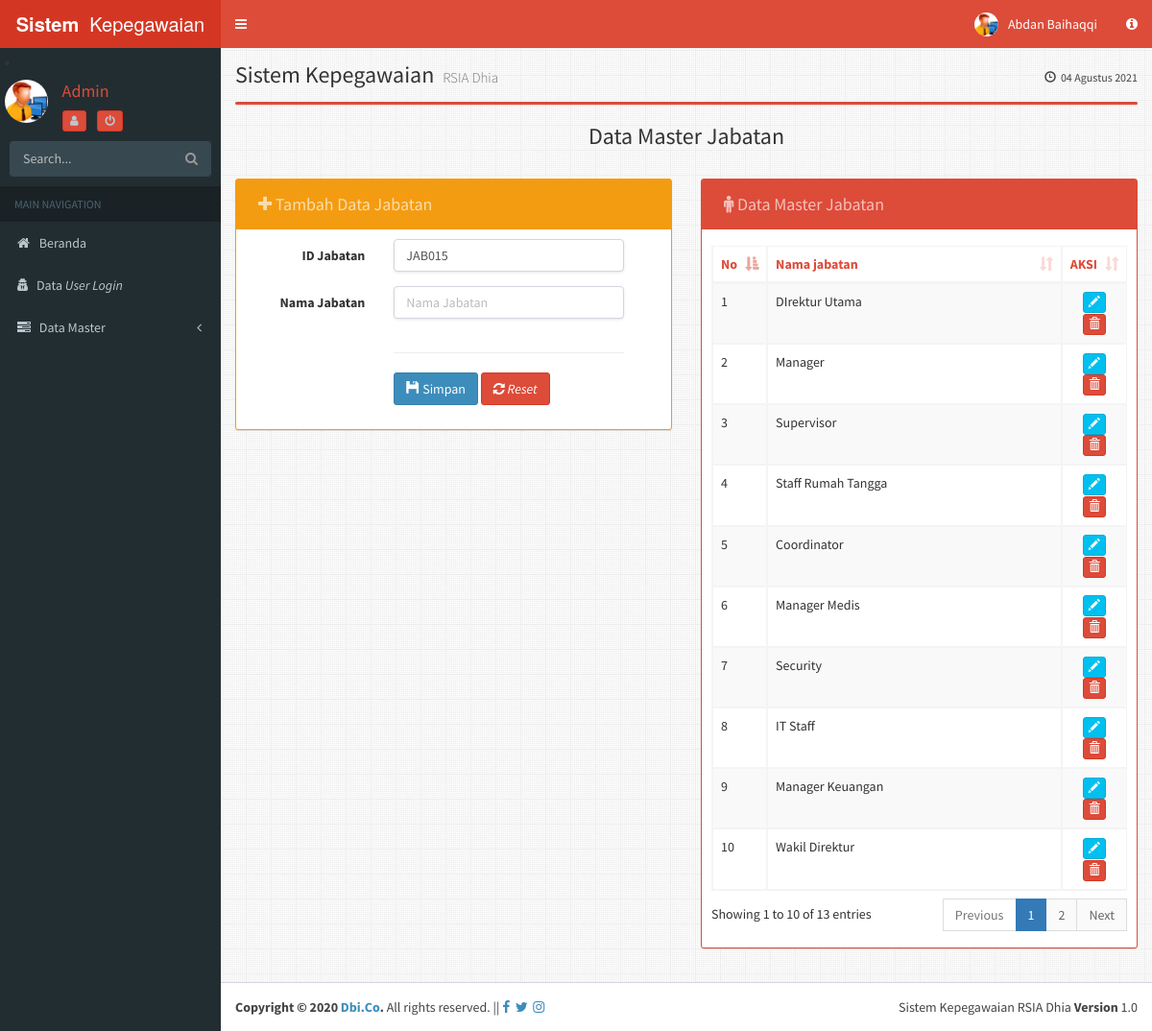
Screenshot of /admin/?module=jabatan (signed in) with the database file from the repository.
### tables this page shows
CREATE TABLE IF NOT EXISTS `jabatan` (
  `id_jabatan` varchar(20) NOT NULL,
  `nm_jabatan` varchar(32) NOT NULL
);

### admin/module/jabatan/jabatan.php (the view, shortened to what this page needs)
<?php
$aksi="module/jabatan/jabatan_aksi.php";
switch($_GET[aksi]){
default:
?>
<h3 class="box-title margin text-center">Data Master Jabatan</h3>
<br/>
<div class="row">
<div class="col-md-6">
	<div class="box box-solid box-warning">
		<div class="box-header">
		<h3 class="btn btn disabled box-title">
		<i class="fa  fa-plus"></i>
		Tambah Data Jabatan</h3>
		</div>
	<div class="box-body">
	<?php
$sql ="SELECT max(id_jabatan) as terakhir from jabatan";
  $hasil = mysql_query($sql);
  $data = mysql_fetch_array($hasil);
  $lastID = $data['terakhir'];
  $lastNoUrut = substr($lastID, 3, 9);
  $nextNoUrut = $lastNoUrut + 1;
  $nextID = "JAB".sprintf("%03s",$nextNoUrut);
?>
	 <form class="form-horizontal" action="<?php echo $aksi?>?module=jabatan&aksi=tambah" role="form" method="post">
  <div class="form-group">
    <label class="col-sm-4 control-label">ID Jabatan</label>
    <div class="col-sm-7">
      <input type="text" class="form-control" required="required" name="id_jabatan" value="<?php echo  $nextID; ?>" >
    </div>
  </div>
  <div class="form-group">
    <label class="col-sm-4 control-label">Nama Jabatan</label>
    <div class="col-sm-7">
      <input type="text" class="form-control" required="required" name="nm_jabatan" placeholder="Nama Jabatan">
    </div>
  </div><div class="form-group">
    <label class="col-sm-4"></label>
    <div class="col-sm-7">
	<hr/>
      <button type="submit"name="submit" class="btn btn-primary"><i class="glyphicon glyphicon-floppy-disk"></i> Simpan</button>
<button type="reset" class="btn btn-danger"><i class="fa fa-refresh"></i><i> Reset</i></button>
    </div>
  </div>
</form>
	</div>
</div>
</div>
<div class="col-md-6">
	<div class="box box-solid box-danger">
		<div class="box-header">
		<h3 class="btn disabled box-title">
		<i class="fa fa-male"></i>
		Data Master Jabatan</h3>
		</div>
	<div class="box-body">
	<table id="example2" class="table table-bordered table-striped">
<thead>
	<tr class="text-red">
		<th class="col-sm-1">No</th>
		<th>Nama jabatan</th>
		<th class="col-sm-1">AKSI</th>
	</tr>
</thead>
<tbody>
<?php
$sql = "SELECT * FROM jabatan";
$tampil = mysql_query($sql);
$no=1;
while ($tampilkan = mysql_fetch_array($tampil)) {
$Kode = $tampilkan['id_jabatan'];
?>
	<tr>
	<td><?php echo $no++; ?></td>
	<td><?php echo $tampilkan['nm_jabatan']; ?></td>
	<td align="center">
	<a class="btn btn-xs btn-info" href="?module=jabatan&aksi=edit&id_jabatan=<?php echo $tampilkan['id_jabatan'];?>" alt="Edit Data"><i class="glyphicon glyphicon-pencil"></i></a>
	<a class="btn btn-xs btn-danger"href="<?php echo $aksi ?>?module=jabatan&aksi=hapus&id_jabatan=<?php echo $tampilkan['id_jabatan'];?>"  alt="Delete Data" onclick="return confirm('ANDA YAKIN AKAN MENGHAPUS DATA <?php echo $Kode; ?>	?')"> <i class="glyphicon glyphicon-trash"></i></a>
	</td>
	<?php
	}
	?>
	</tr>
			</tbody>
		</table>
	</div>
</div>
</div>
</div>
<?php
break;
?>
<?php
}
?>

### rows the page displays
jabatan: nm_jabatan "DIrektur Utama"
jabatan: nm_jabatan "Manager"
jabatan: nm_jabatan "Supervisor"
jabatan: nm_jabatan "Staff Rumah Tangga"
jabatan: nm_jabatan "Coordinator"
jabatan: nm_jabatan "Manager Medis"
jabatan: nm_jabatan "Security"
jabatan: nm_jabatan "IT Staff"
jabatan: nm_jabatan "Manager Keuangan"
jabatan: nm_jabatan "Wakil Direktur"

### other values shown
$_SESSION['nama'] "Abdan Baihaqqi"
